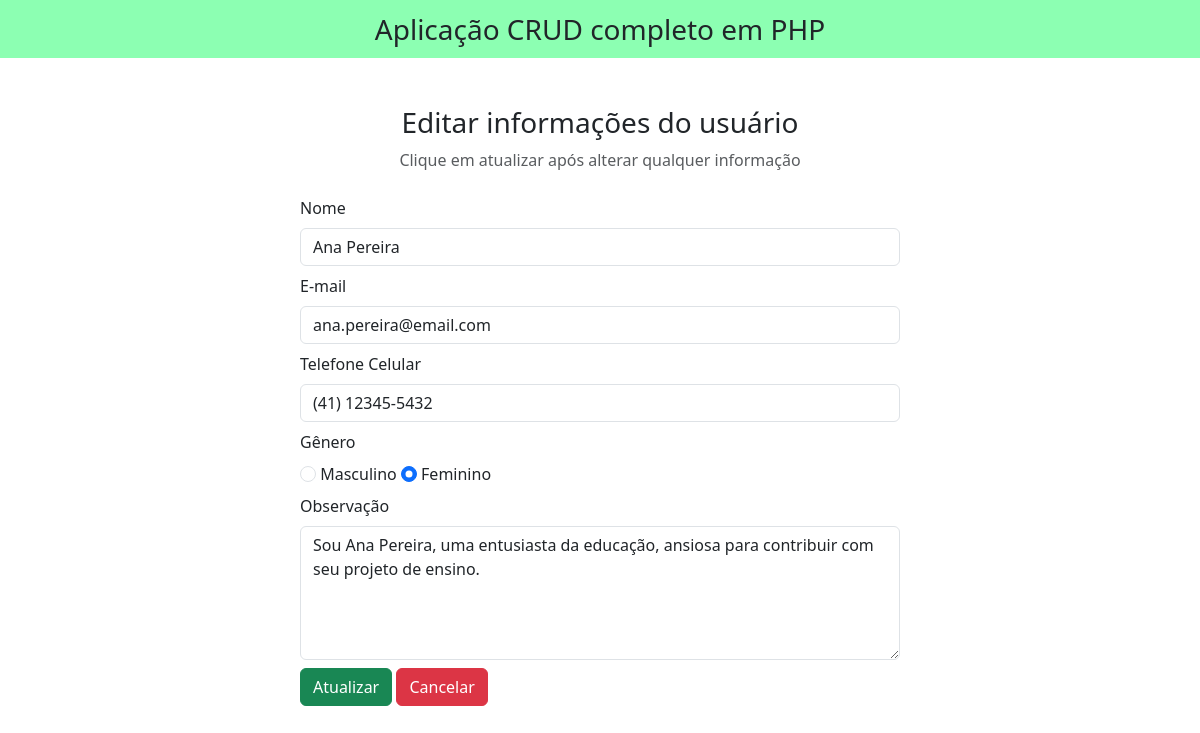
Screenshot of /edit.php?id=6 with the database file from the repository.
### tables this page shows
CREATE TABLE `cadastro_usuario` (
  `id` int(10) NOT NULL,
  `nome_sobrenome` varchar(100) DEFAULT NULL,
  `email` varchar(256) NOT NULL,
  `genero` varchar(100) NOT NULL,
  `obs` varchar(1000) NOT NULL,
  `wpp` varchar(15) DEFAULT NULL
);

### edit.php (the view, shortened to what this page needs)
<?php
include "db_conn.php";
?>
<!DOCTYPE html>
<html lang="pt-BR">
<head>
    <link href="https://cdn.jsdelivr.net/npm/bootstrap@5.3.2/dist/css/bootstrap.min.css" rel="stylesheet">
    <link rel="stylesheet" href="https://cdnjs.cloudflare.com/ajax/libs/font-awesome/6.4.2/css/all.min.css" />
</head>
<body>
    <nav class="navbar navbar-light justify-content-center fs-3 mb-5" style="background-color: #00ff5573;">
    Aplicação CRUD completo em PHP
    </nav>
    <div class="container">
        <div class="text-center mb-4">
            <h3>Editar informações do usuário</h3>
            <p class="text-muted">Clique em atualizar após alterar qualquer informação</p>
        </div>
        <?php
        $id = $_GET['id'];
        $sql = "SELECT * FROM `cadastro_usuario` WHERE id = $id LIMIT 1";
        $result = mysqli_query($conn, $sql);
        $row = mysqli_fetch_assoc($result);
        ?>
        <div class="container d-flex justify-content-center">
            <form action="" method="post" style="width:50vw; min-width:300px">
                <div class="row">
                    <div class="col">
                        <label class="form-label">Nome</label>
                        <input type="text" class="form-control" name="nome_sobrenome" value="<?php echo $row['nome_sobrenome'] ?>">
                    </div>
                    <div>
                        <label class="form-label mt-2">E-mail</label>
                        <input type="email" class="form-control" name="email" value="<?php echo $row['email'] ?>">
                    </div>
                    <div>
                    <label class="form-label mt-2">Telefone Celular</label>
                    <input type="tel" class="form-control" name="wpp" value="<?php echo $row['wpp'] ?>">
                </div>
                <label class="form-label mt-2">Gênero</label>
                    <div class="form-group">
                        <input type="radio" class="form-check-input" name="genero" id="masc" value="Masc."<?php echo ($row['genero']=='Masc.')?"checked":""; ?>>
                        <label for="masc" class="form-input-label">Masculino</label>
                        <input type="radio" class="form-check-input" name="genero" id="fem" value="Fem."<?php echo ($row['genero']=='Fem.')?"checked":""; ?>>
                        <label for="fem" class="form-input-label">Feminino</label>
                    </div>
                    <div>
                        <label class="form-label mt-2">Observação</label>
                        <textarea class="form-control" id="obs" name="obs" rows="5" cols="50" ><?php echo $row['obs']?></textarea>
                    </div>
                    <div class="mt-2">
                        <button type="submit" class="btn btn-success" name="submit">Atualizar</button>
                        <a href="index.php" class="btn btn-danger">Cancelar</a>
                    </div>
            </form>
        </div>
    </div>
</body>
</html>

### rows the page displays
cadastro_usuario: nome_sobrenome "Ana Pereira", email "ana.pereira@email.com", wpp "(41) 12345-5432", genero "☐ Masculino", genero "☑ Feminino", obs "Sou Ana Pereira, uma entusiasta da educação, ansiosa para contribuir com seu projeto de ensino."
